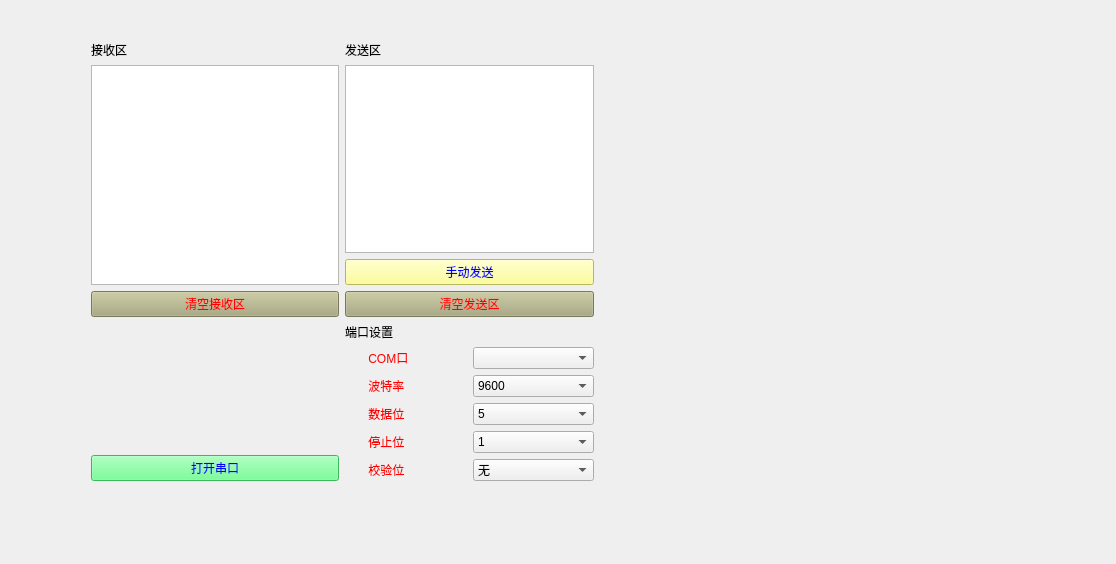
<?xml version="1.0" encoding="UTF-8"?>
<ui version="4.0">
 <class>Widget</class>
 <widget class="QWidget" name="Widget">
  <property name="geometry">
   <rect>
    <x>0</x>
    <y>0</y>
    <width>1116</width>
    <height>564</height>
   </rect>
  </property>
  <property name="windowTitle">
   <string>Widget</string>
  </property>
  <widget class="QWidget" name="layoutWidget">
   <property name="geometry">
    <rect>
     <x>80</x>
     <y>30</y>
     <width>525</width>
     <height>462</height>
    </rect>
   </property>
   <layout class="QGridLayout" name="gridLayout">
    <item row="0" column="0">
     <layout class="QVBoxLayout" name="verticalLayout">
      <item>
       <widget class="QLabel" name="label">
        <property name="text">
         <string>接收区</string>
        </property>
       </widget>
      </item>
      <item>
       <widget class="QTextBrowser" name="textBrowser"/>
      </item>
      <item>
       <widget class="QPushButton" name="cleRecBtn">
        <property name="styleSheet">
         <string notr="true">QPushButton
{
color: rgb(255, 0, 0);
	background-color: rgb(170, 170, 127);
}</string>
        </property>
        <property name="text">
         <string>清空接收区</string>
        </property>
       </widget>
      </item>
     </layout>
    </item>
    <item row="1" column="1" rowspan="2">
     <layout class="QVBoxLayout" name="verticalLayout_3">
      <item>
       <widget class="QLabel" name="label_3">
        <property name="text">
         <string>端口设置</string>
        </property>
       </widget>
      </item>
      <item>
       <layout class="QHBoxLayout" name="horizontalLayout">
        <item>
         <widget class="QLabel" name="label_4">
          <property name="styleSheet">
           <string notr="true">QLabel
{
color: rgb(255, 0, 0);
	font: 75 italic 12pt &quot;Franklin Gothic Medium&quot;;
	font: 87 12pt &quot;Arial Black&quot;;
}</string>
          </property>
          <property name="text">
           <string>       COM口</string>
          </property>
         </widget>
        </item>
        <item>
         <widget class="QComboBox" name="COMcomboBox">
          <property name="styleSheet">
           <string notr="true">QPushButton
{
color: qradialgradient(spread:pad, cx:0.5, cy:0.5, radius:0.5, fx:0.5, fy:0.5, stop:0 rgba(0, 0, 0, 255), stop:0.19397 rgba(0, 0, 0, 255), stop:0.202312 rgba(122, 97, 0, 255), stop:0.495514 rgba(76, 58, 0, 255), stop:0.504819 rgba(255, 255, 255, 255), stop:0.79 rgba(255, 255, 255, 255), stop:1 rgba(255, 158, 158, 255));
}</string>
          </property>
         </widget>
        </item>
       </layout>
      </item>
      <item>
       <layout class="QHBoxLayout" name="horizontalLayout_2">
        <item>
         <widget class="QLabel" name="label_5">
          <property name="styleSheet">
           <string notr="true">QLabel

{
color: rgb(255, 0, 0);
	font: 75 italic 12pt &quot;Franklin Gothic Medium&quot;;
font: 87 12pt &quot;Arial Black&quot;;
}</string>
          </property>
          <property name="text">
           <string>       波特率</string>
          </property>
         </widget>
        </item>
        <item>
         <widget class="QComboBox" name="BaudcomboBox">
          <item>
           <property name="text">
            <string>9600</string>
           </property>
          </item>
          <item>
           <property name="text">
            <string>14400</string>
           </property>
          </item>
          <item>
           <property name="text">
            <string>19200</string>
           </property>
          </item>
          <item>
           <property name="text">
            <string>38400</string>
           </property>
          </item>
          <item>
           <property name="text">
            <string>56000</string>
           </property>
          </item>
          <item>
           <property name="text">
            <string>57600</string>
           </property>
          </item>
          <item>
           <property name="text">
            <string>115200</string>
           </property>
          </item>
         </widget>
        </item>
       </layout>
      </item>
      <item>
       <layout class="QHBoxLayout" name="horizontalLayout_3">
        <item>
         <widget class="QLabel" name="label_6">
          <property name="styleSheet">
           <string notr="true">QLabel

{
color: rgb(255, 0, 0);
	font: 75 italic 12pt &quot;Franklin Gothic Medium&quot;;
font: 87 12pt &quot;Arial Black&quot;;
}</string>
          </property>
          <property name="text">
           <string>       数据位</string>
          </property>
         </widget>
        </item>
        <item>
         <widget class="QComboBox" name="DatecomboBox">
          <item>
           <property name="text">
            <string>5</string>
           </property>
          </item>
          <item>
           <property name="text">
            <string>6</string>
           </property>
          </item>
          <item>
           <property name="text">
            <string>7</string>
           </property>
          </item>
          <item>
           <property name="text">
            <string>8</string>
           </property>
          </item>
         </widget>
        </item>
       </layout>
      </item>
      <item>
       <layout class="QHBoxLayout" name="horizontalLayout_4">
        <item>
         <widget class="QLabel" name="label_7">
          <property name="styleSheet">
           <string notr="true">QLabel
{
color: rgb(255, 0, 0);
	font: 75 italic 12pt &quot;Franklin Gothic Medium&quot;;
	font: 87 12pt &quot;Arial Black&quot;;
}</string>
          </property>
          <property name="text">
           <string>       停止位</string>
          </property>
         </widget>
        </item>
        <item>
         <widget class="QComboBox" name="StopcomboBox">
          <item>
           <property name="text">
            <string>1</string>
           </property>
          </item>
          <item>
           <property name="text">
            <string>1.5</string>
           </property>
          </item>
          <item>
           <property name="text">
            <string>2</string>
           </property>
          </item>
         </widget>
        </item>
       </layout>
      </item>
      <item>
       <layout class="QHBoxLayout" name="horizontalLayout_5">
        <item>
         <widget class="QLabel" name="label_8">
          <property name="styleSheet">
           <string notr="true">QLabel
{
color: rgb(255, 0, 0);
	font: 75 italic 12pt &quot;Franklin Gothic Medium&quot;;
	
	font: 87 12pt &quot;Arial Black&quot;;
	
}</string>
          </property>
          <property name="text">
           <string>       校验位</string>
          </property>
         </widget>
        </item>
        <item>
         <widget class="QComboBox" name="ParitycomboBox">
          <item>
           <property name="text">
            <string>无</string>
           </property>
          </item>
          <item>
           <property name="text">
            <string>有</string>
           </property>
          </item>
         </widget>
        </item>
       </layout>
      </item>
     </layout>
    </item>
    <item row="2" column="0">
     <widget class="QPushButton" name="OpenpushButton">
      <property name="styleSheet">
       <string notr="true">QPushButton

{
color: rgb(0, 0, 255);
	background-color: rgb(85, 255, 127);
	
	font: 75 26pt &quot;Agency FB&quot;;
font: 75 24pt &quot;Bahnschrift SemiBold&quot;;
}</string>
      </property>
      <property name="text">
       <string>打开串口</string>
      </property>
     </widget>
    </item>
    <item row="1" column="0">
     <widget class="QLabel" name="label_9">
      <property name="styleSheet">
       <string notr="true">QLabel
{
color: rgb(255, 0, 0);
	font: 75 italic 12pt &quot;Franklin Gothic Medium&quot;;
	
	selection-color: qradialgradient(spread:repeat, cx:0.5, cy:0.5, radius:0.077, fx:0.5, fy:0.5, stop:0 rgba(0, 169, 255, 147), stop:0.497326 rgba(0, 0, 0, 147), stop:1 rgba(0, 169, 255, 147));
qradialgradient(spread:pad, cx:0.5, cy:0.5, radius:0.5, fx:0.5, fy:0.5, stop:0 rgba(0, 0, 0, 0), stop:0.52 rgba(0, 0, 0, 0), stop:0.565 rgba(82, 121, 76, 33), stop:0.65 rgba(159, 235, 148, 64), stop:0.721925 rgba(255, 238, 150, 129), stop:0.77 rgba(255, 128, 128, 204), stop:0.89 rgba(191, 128, 255, 64), stop:1 rgba(0, 0, 0, 0))
}</string>
      </property>
      <property name="text">
       <string/>
      </property>
     </widget>
    </item>
    <item row="0" column="1">
     <layout class="QVBoxLayout" name="verticalLayout_2">
      <item>
       <widget class="QLabel" name="label_2">
        <property name="text">
         <string>发送区</string>
        </property>
       </widget>
      </item>
      <item>
       <widget class="QTextEdit" name="textEdit"/>
      </item>
      <item>
       <widget class="QPushButton" name="handBtn">
        <property name="styleSheet">
         <string notr="true">QPushButton
{
color: rgb(0, 0, 255);
	background-color: rgb(255, 255, 127);
}</string>
        </property>
        <property name="text">
         <string>手动发送</string>
        </property>
       </widget>
      </item>
      <item>
       <widget class="QPushButton" name="cleSendBtn">
        <property name="styleSheet">
         <string notr="true">QPushButton
{
color: rgb(255, 0, 0);
	background-color: rgb(170, 170, 127);
}</string>
        </property>
        <property name="text">
         <string>清空发送区</string>
        </property>
       </widget>
      </item>
     </layout>
    </item>
   </layout>
  </widget>
  <zorder>layoutWidget</zorder>
  <zorder>handBtn</zorder>
 </widget>
 <layoutdefault spacing="6" margin="11"/>
 <resources/>
 <connections/>
</ui>
